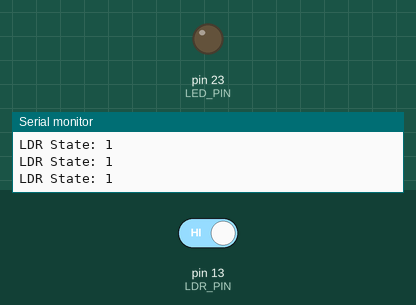
The sketch below on a simulated Arduino Mega 2560, built with avr-gcc and run on an emulated ATmega2560. On the bench: output pins drawn as LEDs (lit = HIGH), the last lines printed to the serial monitor. The inputs (shaded band) are chosen by the test bench; at power-on: pin 13 (LDR_PIN) HIGH.

Above: at 1.4 s.
1.5 s: pin 13 (LDR_PIN) driven LOW
At 2.5 s:
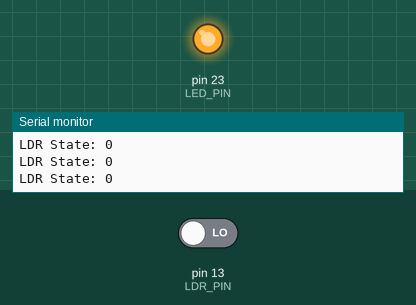
3.0 s: pin 13 (LDR_PIN) driven HIGH
At 3.7 s:
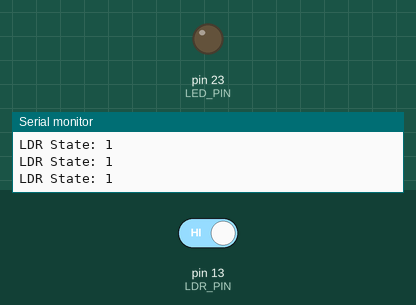
Timing chart, 0 to 6.0 s (numbered marks = the images above; inputs shaded):
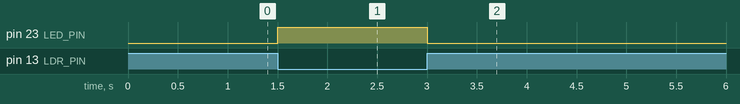

Measured:
- after the input at 1.5 s, pin 23 (LED_PIN): LOW → HIGH at once
- after the input at 3.0 s, pin 23 (LED_PIN): HIGH → LOW at once

The sketch:

headlight_control.ino
```cpp
#define LDR_PIN 13 // DO pin from LDR module
#define LED_PIN 23 // LED connected here
void setup() {
 pinMode(LDR_PIN, INPUT);
 pinMode(LED_PIN, OUTPUT);
 digitalWrite(LED_PIN, LOW);
 Serial.begin(115200);
}
void loop() {
 int ldrState = digitalRead(LDR_PIN);
 Serial.print("LDR State: ");
 Serial.println(ldrState);
 if (ldrState == LOW) {
 // DARK → LED ON
 digitalWrite(LED_PIN, 1);
 } else {
 // BRIGHT → LED OFF
 digitalWrite(LED_PIN, 0);
 }
 delay(300);
}
```
